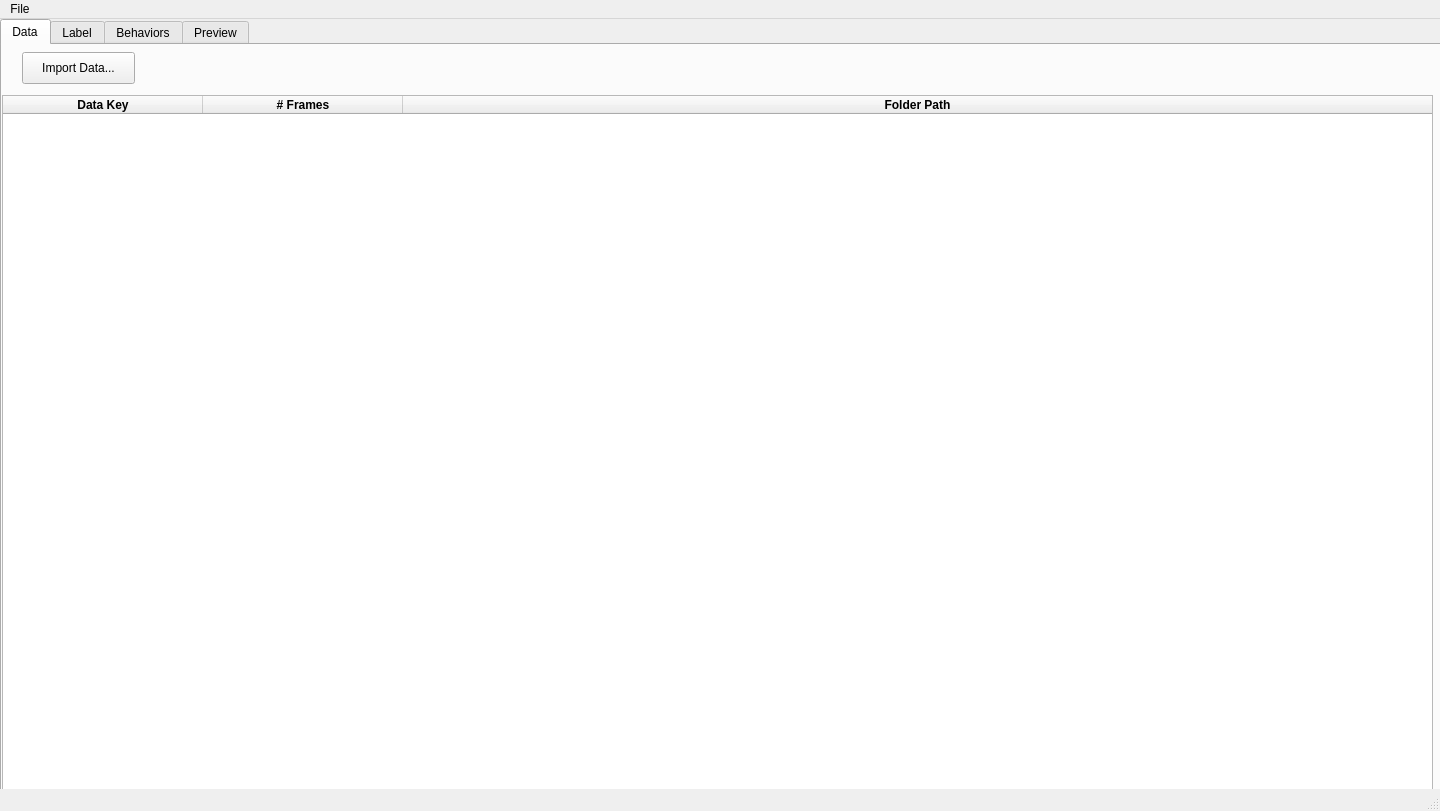
<?xml version="1.0" encoding="UTF-8"?>
<ui version="4.0">
 <class>MainWindow</class>
 <widget class="QMainWindow" name="MainWindow">
  <property name="geometry">
   <rect>
    <x>0</x>
    <y>0</y>
    <width>1440</width>
    <height>811</height>
   </rect>
  </property>
  <property name="focusPolicy">
   <enum>Qt::ClickFocus</enum>
  </property>
  <property name="windowTitle">
   <string>Behavior Mapping</string>
  </property>
  <widget class="QWidget" name="centralwidget">
   <widget class="QTabWidget" name="Main_Tab">
    <property name="geometry">
     <rect>
      <x>0</x>
      <y>0</y>
      <width>1441</width>
      <height>821</height>
     </rect>
    </property>
    <property name="layoutDirection">
     <enum>Qt::LeftToRight</enum>
    </property>
    <property name="tabPosition">
     <enum>QTabWidget::North</enum>
    </property>
    <property name="tabShape">
     <enum>QTabWidget::Rounded</enum>
    </property>
    <property name="currentIndex">
     <number>0</number>
    </property>
    <widget class="QWidget" name="Data_Tab">
     <attribute name="title">
      <string>Data</string>
     </attribute>
     <widget class="QTableWidget" name="Data_Table">
      <property name="geometry">
       <rect>
        <x>0</x>
        <y>50</y>
        <width>1431</width>
        <height>701</height>
       </rect>
      </property>
      <property name="sizeAdjustPolicy">
       <enum>QAbstractScrollArea::AdjustToContents</enum>
      </property>
      <attribute name="horizontalHeaderDefaultSectionSize">
       <number>200</number>
      </attribute>
      <attribute name="horizontalHeaderStretchLastSection">
       <bool>true</bool>
      </attribute>
      <column>
       <property name="text">
        <string>Data Key</string>
       </property>
       <property name="font">
        <font>
         <weight>75</weight>
         <bold>true</bold>
        </font>
       </property>
       <property name="textAlignment">
        <set>AlignCenter</set>
       </property>
      </column>
      <column>
       <property name="text">
        <string># Frames</string>
       </property>
       <property name="font">
        <font>
         <weight>75</weight>
         <bold>true</bold>
        </font>
       </property>
       <property name="textAlignment">
        <set>AlignCenter</set>
       </property>
      </column>
      <column>
       <property name="text">
        <string>Folder Path</string>
       </property>
       <property name="font">
        <font>
         <weight>75</weight>
         <bold>true</bold>
        </font>
       </property>
       <property name="textAlignment">
        <set>AlignCenter</set>
       </property>
      </column>
     </widget>
     <widget class="QPushButton" name="Data_Import_Button">
      <property name="geometry">
       <rect>
        <x>20</x>
        <y>7</y>
        <width>113</width>
        <height>32</height>
       </rect>
      </property>
      <property name="text">
       <string>Import Data...</string>
      </property>
     </widget>
    </widget>
    <widget class="QWidget" name="Label_Tab">
     <attribute name="title">
      <string>Label</string>
     </attribute>
     <widget class="QWidget" name="horizontalLayoutWidget">
      <property name="geometry">
       <rect>
        <x>0</x>
        <y>0</y>
        <width>471</width>
        <height>401</height>
       </rect>
      </property>
      <layout class="QHBoxLayout" name="Label_Ant_Layout"/>
     </widget>
     <widget class="QWidget" name="horizontalLayoutWidget_2">
      <property name="geometry">
       <rect>
        <x>480</x>
        <y>0</y>
        <width>471</width>
        <height>401</height>
       </rect>
      </property>
      <layout class="QHBoxLayout" name="Label_Individual_Layout"/>
     </widget>
     <widget class="QWidget" name="horizontalLayoutWidget_3">
      <property name="geometry">
       <rect>
        <x>960</x>
        <y>0</y>
        <width>471</width>
        <height>401</height>
       </rect>
      </property>
      <layout class="QHBoxLayout" name="Label_Population_Layout"/>
     </widget>
     <widget class="QSlider" name="Label_HSlider">
      <property name="geometry">
       <rect>
        <x>70</x>
        <y>453</y>
        <width>1181</width>
        <height>22</height>
       </rect>
      </property>
      <property name="orientation">
       <enum>Qt::Horizontal</enum>
      </property>
     </widget>
     <widget class="QPushButton" name="Label_Play_Button">
      <property name="geometry">
       <rect>
        <x>0</x>
        <y>450</y>
        <width>71</width>
        <height>32</height>
       </rect>
      </property>
      <property name="text">
       <string>Play</string>
      </property>
     </widget>
     <widget class="QLabel" name="Label_Frame_Number_Label">
      <property name="geometry">
       <rect>
        <x>1300</x>
        <y>446</y>
        <width>81</width>
        <height>41</height>
       </rect>
      </property>
      <property name="text">
       <string>0/0</string>
      </property>
      <property name="alignment">
       <set>Qt::AlignCenter</set>
      </property>
      <property name="wordWrap">
       <bool>true</bool>
      </property>
     </widget>
     <widget class="QSpinBox" name="Label_Speed_SpinBox">
      <property name="geometry">
       <rect>
        <x>130</x>
        <y>487</y>
        <width>48</width>
        <height>24</height>
       </rect>
      </property>
     </widget>
     <widget class="QPushButton" name="Label_Left_Button">
      <property name="geometry">
       <rect>
        <x>1250</x>
        <y>450</y>
        <width>51</width>
        <height>32</height>
       </rect>
      </property>
      <property name="text">
       <string>&lt;</string>
      </property>
     </widget>
     <widget class="QPushButton" name="Label_Right_Button">
      <property name="geometry">
       <rect>
        <x>1380</x>
        <y>450</y>
        <width>51</width>
        <height>32</height>
       </rect>
      </property>
      <property name="text">
       <string>&gt;</string>
      </property>
     </widget>
     <widget class="QComboBox" name="Label_Population_ComboBox">
      <property name="geometry">
       <rect>
        <x>1223</x>
        <y>407</y>
        <width>211</width>
        <height>26</height>
       </rect>
      </property>
      <item>
       <property name="text">
        <string>Density</string>
       </property>
      </item>
      <item>
       <property name="text">
        <string>Density + Watershed</string>
       </property>
      </item>
     </widget>
     <widget class="QComboBox" name="Label_Individual_ComboBox">
      <property name="geometry">
       <rect>
        <x>740</x>
        <y>407</y>
        <width>211</width>
        <height>26</height>
       </rect>
      </property>
      <item>
       <property name="text">
        <string>Points</string>
       </property>
      </item>
      <item>
       <property name="text">
        <string>Points + Density</string>
       </property>
      </item>
      <item>
       <property name="text">
        <string>Points + Watershed</string>
       </property>
      </item>
      <item>
       <property name="text">
        <string>Points + Density + Watershed</string>
       </property>
      </item>
     </widget>
     <widget class="QComboBox" name="Label_Ant_ComboBox">
      <property name="geometry">
       <rect>
        <x>260</x>
        <y>406</y>
        <width>211</width>
        <height>26</height>
       </rect>
      </property>
      <item>
       <property name="text">
        <string>Skeleton</string>
       </property>
      </item>
      <item>
       <property name="text">
        <string>Skeleton + Video</string>
       </property>
      </item>
      <item>
       <property name="text">
        <string>Video</string>
       </property>
      </item>
     </widget>
     <widget class="Line" name="line">
      <property name="geometry">
       <rect>
        <x>0</x>
        <y>430</y>
        <width>1431</width>
        <height>16</height>
       </rect>
      </property>
      <property name="orientation">
       <enum>Qt::Horizontal</enum>
      </property>
     </widget>
     <widget class="QLabel" name="Label_tSNE_Label">
      <property name="geometry">
       <rect>
        <x>490</x>
        <y>409</y>
        <width>221</width>
        <height>16</height>
       </rect>
      </property>
      <property name="text">
       <string>tSNE: (0,0)</string>
      </property>
     </widget>
     <widget class="QLabel" name="Label_Filename_Label">
      <property name="geometry">
       <rect>
        <x>10</x>
        <y>408</y>
        <width>221</width>
        <height>16</height>
       </rect>
      </property>
      <property name="text">
       <string>Filename: </string>
      </property>
     </widget>
     <widget class="QLabel" name="Label_Behavior_Label">
      <property name="geometry">
       <rect>
        <x>590</x>
        <y>520</y>
        <width>60</width>
        <height>16</height>
       </rect>
      </property>
      <property name="text">
       <string>Behavior:</string>
      </property>
     </widget>
     <widget class="QLineEdit" name="Label_Add_Behavior_LineEdit">
      <property name="geometry">
       <rect>
        <x>660</x>
        <y>520</y>
        <width>171</width>
        <height>21</height>
       </rect>
      </property>
      <property name="focusPolicy">
       <enum>Qt::ClickFocus</enum>
      </property>
     </widget>
     <widget class="QPushButton" name="Label_Add_Button">
      <property name="geometry">
       <rect>
        <x>760</x>
        <y>680</y>
        <width>101</width>
        <height>32</height>
       </rect>
      </property>
      <property name="text">
       <string>Add</string>
      </property>
     </widget>
     <widget class="QLabel" name="Label_Behavior_Label_2">
      <property name="geometry">
       <rect>
        <x>950</x>
        <y>520</y>
        <width>61</width>
        <height>16</height>
       </rect>
      </property>
      <property name="text">
       <string>Behavior:</string>
      </property>
     </widget>
     <widget class="QComboBox" name="Label_Behavior_ComboBox">
      <property name="geometry">
       <rect>
        <x>1040</x>
        <y>520</y>
        <width>210</width>
        <height>26</height>
       </rect>
      </property>
      <property name="cursor">
       <cursorShape>PointingHandCursor</cursorShape>
      </property>
      <property name="focusPolicy">
       <enum>Qt::TabFocus</enum>
      </property>
     </widget>
     <widget class="QPushButton" name="Label_Enter_Button">
      <property name="geometry">
       <rect>
        <x>1300</x>
        <y>700</y>
        <width>91</width>
        <height>32</height>
       </rect>
      </property>
      <property name="text">
       <string>Enter</string>
      </property>
     </widget>
     <widget class="QLabel" name="dashLabel">
      <property name="geometry">
       <rect>
        <x>1150</x>
        <y>550</y>
        <width>16</width>
        <height>16</height>
       </rect>
      </property>
      <property name="text">
       <string>-</string>
      </property>
     </widget>
     <widget class="QLineEdit" name="Label_Stop_Frame">
      <property name="geometry">
       <rect>
        <x>1180</x>
        <y>550</y>
        <width>91</width>
        <height>21</height>
       </rect>
      </property>
      <property name="focusPolicy">
       <enum>Qt::ClickFocus</enum>
      </property>
      <property name="text">
       <string/>
      </property>
     </widget>
     <widget class="QLabel" name="Label_Frame_Range_Label">
      <property name="geometry">
       <rect>
        <x>930</x>
        <y>550</y>
        <width>91</width>
        <height>20</height>
       </rect>
      </property>
      <property name="text">
       <string>Frame Range:</string>
      </property>
     </widget>
     <widget class="QLineEdit" name="Label_Start_Frame">
      <property name="geometry">
       <rect>
        <x>1040</x>
        <y>550</y>
        <width>91</width>
        <height>21</height>
       </rect>
      </property>
      <property name="focusPolicy">
       <enum>Qt::ClickFocus</enum>
      </property>
      <property name="text">
       <string/>
      </property>
     </widget>
     <widget class="QLabel" name="Label_Video_Speed_Label">
      <property name="geometry">
       <rect>
        <x>70</x>
        <y>490</y>
        <width>51</width>
        <height>16</height>
       </rect>
      </property>
      <property name="text">
       <string>Speed:</string>
      </property>
     </widget>
     <widget class="QLabel" name="Label_Comment_Label">
      <property name="geometry">
       <rect>
        <x>950</x>
        <y>580</y>
        <width>61</width>
        <height>20</height>
       </rect>
      </property>
      <property name="text">
       <string>Comment:</string>
      </property>
     </widget>
     <widget class="QPlainTextEdit" name="Label_Comment_TextEdit">
      <property name="geometry">
       <rect>
        <x>1040</x>
        <y>580</y>
        <width>351</width>
        <height>111</height>
       </rect>
      </property>
     </widget>
     <widget class="Line" name="line_2">
      <property name="geometry">
       <rect>
        <x>873</x>
        <y>480</y>
        <width>20</width>
        <height>251</height>
       </rect>
      </property>
      <property name="orientation">
       <enum>Qt::Vertical</enum>
      </property>
     </widget>
     <widget class="Line" name="line_3">
      <property name="geometry">
       <rect>
        <x>550</x>
        <y>480</y>
        <width>20</width>
        <height>251</height>
       </rect>
      </property>
      <property name="orientation">
       <enum>Qt::Vertical</enum>
      </property>
     </widget>
    </widget>
    <widget class="QWidget" name="Behavior_Tab">
     <attribute name="title">
      <string>Behaviors</string>
     </attribute>
     <widget class="QTableWidget" name="Behavior_Table">
      <property name="geometry">
       <rect>
        <x>0</x>
        <y>40</y>
        <width>1431</width>
        <height>711</height>
       </rect>
      </property>
      <property name="sizePolicy">
       <sizepolicy hsizetype="Expanding" vsizetype="Expanding">
        <horstretch>0</horstretch>
        <verstretch>0</verstretch>
       </sizepolicy>
      </property>
      <property name="minimumSize">
       <size>
        <width>1431</width>
        <height>0</height>
       </size>
      </property>
      <property name="maximumSize">
       <size>
        <width>1431</width>
        <height>16777215</height>
       </size>
      </property>
      <property name="layoutDirection">
       <enum>Qt::LeftToRight</enum>
      </property>
      <property name="autoFillBackground">
       <bool>false</bool>
      </property>
      <property name="inputMethodHints">
       <set>Qt::ImhNone</set>
      </property>
      <property name="frameShape">
       <enum>QFrame::NoFrame</enum>
      </property>
      <property name="sizeAdjustPolicy">
       <enum>QAbstractScrollArea::AdjustToContents</enum>
      </property>
      <property name="gridStyle">
       <enum>Qt::CustomDashLine</enum>
      </property>
      <property name="sortingEnabled">
       <bool>false</bool>
      </property>
      <attribute name="horizontalHeaderDefaultSectionSize">
       <number>150</number>
      </attribute>
      <attribute name="horizontalHeaderMinimumSectionSize">
       <number>30</number>
      </attribute>
      <attribute name="horizontalHeaderShowSortIndicator" stdset="0">
       <bool>false</bool>
      </attribute>
      <attribute name="horizontalHeaderStretchLastSection">
       <bool>true</bool>
      </attribute>
      <attribute name="verticalHeaderVisible">
       <bool>false</bool>
      </attribute>
      <attribute name="verticalHeaderStretchLastSection">
       <bool>false</bool>
      </attribute>
      <column>
       <property name="text">
        <string>Behavior</string>
       </property>
       <property name="toolTip">
        <string notr="true"/>
       </property>
       <property name="font">
        <font>
         <weight>75</weight>
         <bold>true</bold>
        </font>
       </property>
       <property name="textAlignment">
        <set>AlignCenter</set>
       </property>
      </column>
      <column>
       <property name="text">
        <string># Entry</string>
       </property>
       <property name="font">
        <font>
         <weight>75</weight>
         <bold>true</bold>
        </font>
       </property>
       <property name="textAlignment">
        <set>AlignCenter</set>
       </property>
      </column>
      <column>
       <property name="text">
        <string>tSNE X (mean)</string>
       </property>
       <property name="font">
        <font>
         <weight>75</weight>
         <bold>true</bold>
        </font>
       </property>
       <property name="textAlignment">
        <set>AlignCenter</set>
       </property>
      </column>
      <column>
       <property name="text">
        <string>tSNE Y (mean)</string>
       </property>
       <property name="font">
        <font>
         <weight>75</weight>
         <bold>true</bold>
        </font>
       </property>
       <property name="textAlignment">
        <set>AlignCenter</set>
       </property>
      </column>
      <column>
       <property name="text">
        <string>Comments</string>
       </property>
       <property name="font">
        <font>
         <weight>75</weight>
         <bold>true</bold>
        </font>
       </property>
       <property name="textAlignment">
        <set>AlignCenter</set>
       </property>
      </column>
     </widget>
    </widget>
    <widget class="QWidget" name="Preview_Tab">
     <attribute name="title">
      <string>Preview</string>
     </attribute>
     <widget class="QPushButton" name="Preview_Save_Button">
      <property name="geometry">
       <rect>
        <x>1250</x>
        <y>690</y>
        <width>113</width>
        <height>32</height>
       </rect>
      </property>
      <property name="text">
       <string>Save</string>
      </property>
     </widget>
     <widget class="QPushButton" name="Preview_Update_Button">
      <property name="geometry">
       <rect>
        <x>410</x>
        <y>570</y>
        <width>131</width>
        <height>32</height>
       </rect>
      </property>
      <property name="text">
       <string>Update</string>
      </property>
     </widget>
     <widget class="QLabel" name="savedBehaviorEntryLabel">
      <property name="geometry">
       <rect>
        <x>60</x>
        <y>540</y>
        <width>60</width>
        <height>16</height>
       </rect>
      </property>
      <property name="text">
       <string>Entry No.</string>
      </property>
     </widget>
     <widget class="QLabel" name="saveDashLabel">
      <property name="geometry">
       <rect>
        <x>230</x>
        <y>570</y>
        <width>16</width>
        <height>16</height>
       </rect>
      </property>
      <property name="text">
       <string>-</string>
      </property>
     </widget>
     <widget class="QWidget" name="horizontalLayoutWidget_6">
      <property name="geometry">
       <rect>
        <x>90</x>
        <y>20</y>
        <width>491</width>
        <height>411</height>
       </rect>
      </property>
      <layout class="QHBoxLayout" name="Preview_Ant_Layout"/>
     </widget>
     <widget class="QLineEdit" name="Preview_Stop_Frame_LineEdit">
      <property name="geometry">
       <rect>
        <x>250</x>
        <y>570</y>
        <width>91</width>
        <height>21</height>
       </rect>
      </property>
      <property name="focusPolicy">
       <enum>Qt::ClickFocus</enum>
      </property>
      <property name="text">
       <string/>
      </property>
     </widget>
     <widget class="QLabel" name="saveFilenameLabel">
      <property name="geometry">
       <rect>
        <x>920</x>
        <y>630</y>
        <width>131</width>
        <height>16</height>
       </rect>
      </property>
      <property name="text">
       <string>Filename</string>
      </property>
      <property name="alignment">
       <set>Qt::AlignCenter</set>
      </property>
     </widget>
     <widget class="QComboBox" name="Preview_Behavior_ComboBox">
      <property name="geometry">
       <rect>
        <x>130</x>
        <y>500</y>
        <width>211</width>
        <height>26</height>
       </rect>
      </property>
      <property name="cursor">
       <cursorShape>PointingHandCursor</cursorShape>
      </property>
     </widget>
     <widget class="QPushButton" name="Preview_Play_Button">
      <property name="geometry">
       <rect>
        <x>670</x>
        <y>470</y>
        <width>113</width>
        <height>32</height>
       </rect>
      </property>
      <property name="text">
       <string>Play</string>
      </property>
     </widget>
     <widget class="QLineEdit" name="Preview_Filename_LineEdit">
      <property name="geometry">
       <rect>
        <x>1100</x>
        <y>630</y>
        <width>241</width>
        <height>21</height>
       </rect>
      </property>
      <property name="focusPolicy">
       <enum>Qt::ClickFocus</enum>
      </property>
     </widget>
     <widget class="QComboBox" name="Preview_Entry_ComboBox">
      <property name="geometry">
       <rect>
        <x>130</x>
        <y>540</y>
        <width>211</width>
        <height>26</height>
       </rect>
      </property>
     </widget>
     <widget class="QLabel" name="Preview_tSNEY_Label">
      <property name="geometry">
       <rect>
        <x>30</x>
        <y>640</y>
        <width>241</width>
        <height>16</height>
       </rect>
      </property>
      <property name="text">
       <string>tSNE Y (mean): NaN</string>
      </property>
     </widget>
     <widget class="QLabel" name="Preview_tSNEX_Label">
      <property name="geometry">
       <rect>
        <x>30</x>
        <y>620</y>
        <width>241</width>
        <height>16</height>
       </rect>
      </property>
      <property name="text">
       <string>tSNE X (mean): NaN</string>
      </property>
     </widget>
     <widget class="QLabel" name="frameLabel2">
      <property name="geometry">
       <rect>
        <x>67</x>
        <y>574</y>
        <width>41</width>
        <height>16</height>
       </rect>
      </property>
      <property name="text">
       <string>Frame:</string>
      </property>
     </widget>
     <widget class="QLabel" name="savedBehaviorLabel">
      <property name="geometry">
       <rect>
        <x>20</x>
        <y>510</y>
        <width>101</width>
        <height>16</height>
       </rect>
      </property>
      <property name="text">
       <string>Saved Behavior</string>
      </property>
     </widget>
     <widget class="QComboBox" name="Preview_Ant_ComboBox">
      <property name="geometry">
       <rect>
        <x>370</x>
        <y>440</y>
        <width>211</width>
        <height>26</height>
       </rect>
      </property>
      <item>
       <property name="text">
        <string>Skeleton</string>
       </property>
      </item>
      <item>
       <property name="text">
        <string>Skeleton + Video</string>
       </property>
      </item>
      <item>
       <property name="text">
        <string>Video</string>
       </property>
      </item>
     </widget>
     <widget class="QComboBox" name="Preview_tSNE_ComboBox">
      <property name="geometry">
       <rect>
        <x>1120</x>
        <y>440</y>
        <width>211</width>
        <height>26</height>
       </rect>
      </property>
      <item>
       <property name="text">
        <string>Points</string>
       </property>
      </item>
      <item>
       <property name="text">
        <string>Points + Density</string>
       </property>
      </item>
      <item>
       <property name="text">
        <string>Points + Watershed</string>
       </property>
      </item>
      <item>
       <property name="text">
        <string>Points + Density + Watershed</string>
       </property>
      </item>
     </widget>
     <widget class="QWidget" name="horizontalLayoutWidget_7">
      <property name="geometry">
       <rect>
        <x>840</x>
        <y>20</y>
        <width>491</width>
        <height>411</height>
       </rect>
      </property>
      <layout class="QHBoxLayout" name="Preview_tSNE_Layout"/>
     </widget>
     <widget class="QLabel" name="editBehaviorLabel_4">
      <property name="geometry">
       <rect>
        <x>840</x>
        <y>440</y>
        <width>221</width>
        <height>16</height>
       </rect>
      </property>
      <property name="text">
       <string>tSNE: (0,0)</string>
      </property>
     </widget>
     <widget class="QLineEdit" name="Preview_Start_Frame_LineEdit">
      <property name="geometry">
       <rect>
        <x>130</x>
        <y>570</y>
        <width>91</width>
        <height>21</height>
       </rect>
      </property>
      <property name="focusPolicy">
       <enum>Qt::ClickFocus</enum>
      </property>
      <property name="text">
       <string/>
      </property>
     </widget>
     <widget class="QLabel" name="Preview_Comment_Label">
      <property name="geometry">
       <rect>
        <x>30</x>
        <y>660</y>
        <width>241</width>
        <height>16</height>
       </rect>
      </property>
      <property name="text">
       <string>Comment:</string>
      </property>
     </widget>
     <widget class="QComboBox" name="Preview_Ant_Save_ComboBox">
      <property name="geometry">
       <rect>
        <x>1130</x>
        <y>540</y>
        <width>211</width>
        <height>26</height>
       </rect>
      </property>
      <item>
       <property name="text">
        <string>Skeleton</string>
       </property>
      </item>
      <item>
       <property name="text">
        <string>Skeleton + Video</string>
       </property>
      </item>
      <item>
       <property name="text">
        <string>Video</string>
       </property>
      </item>
     </widget>
     <widget class="QComboBox" name="Preview_tSNE_Save_ComboBox">
      <property name="geometry">
       <rect>
        <x>1130</x>
        <y>570</y>
        <width>211</width>
        <height>26</height>
       </rect>
      </property>
      <item>
       <property name="text">
        <string>Points</string>
       </property>
      </item>
      <item>
       <property name="text">
        <string>Points + Density</string>
       </property>
      </item>
      <item>
       <property name="text">
        <string>Points + Watershed</string>
       </property>
      </item>
      <item>
       <property name="text">
        <string>Points + Density + Watershed</string>
       </property>
      </item>
     </widget>
     <widget class="QLabel" name="saveFilenameLabel_2">
      <property name="geometry">
       <rect>
        <x>870</x>
        <y>540</y>
        <width>231</width>
        <height>16</height>
       </rect>
      </property>
      <property name="text">
       <string>Ant Video:</string>
      </property>
      <property name="alignment">
       <set>Qt::AlignCenter</set>
      </property>
     </widget>
     <widget class="QLabel" name="saveFilenameLabel_3">
      <property name="geometry">
       <rect>
        <x>870</x>
        <y>560</y>
        <width>231</width>
        <height>16</height>
       </rect>
      </property>
      <property name="text">
       <string>tSNE Plot:</string>
      </property>
      <property name="alignment">
       <set>Qt::AlignCenter</set>
      </property>
     </widget>
    </widget>
   </widget>
  </widget>
  <widget class="QMenuBar" name="menubar">
   <property name="geometry">
    <rect>
     <x>0</x>
     <y>0</y>
     <width>1440</width>
     <height>22</height>
    </rect>
   </property>
   <widget class="QMenu" name="menuFile">
    <property name="title">
     <string>File</string>
    </property>
    <addaction name="actionSave"/>
    <addaction name="actionSave_as"/>
    <addaction name="actionImport_Data"/>
   </widget>
   <addaction name="menuFile"/>
  </widget>
  <widget class="QStatusBar" name="statusbar"/>
  <action name="actionSave">
   <property name="text">
    <string>Save</string>
   </property>
  </action>
  <action name="actionSave_as">
   <property name="text">
    <string>Save as ...</string>
   </property>
  </action>
  <action name="actionImport_Data">
   <property name="text">
    <string>Import Data</string>
   </property>
  </action>
 </widget>
 <resources/>
 <connections/>
</ui>
